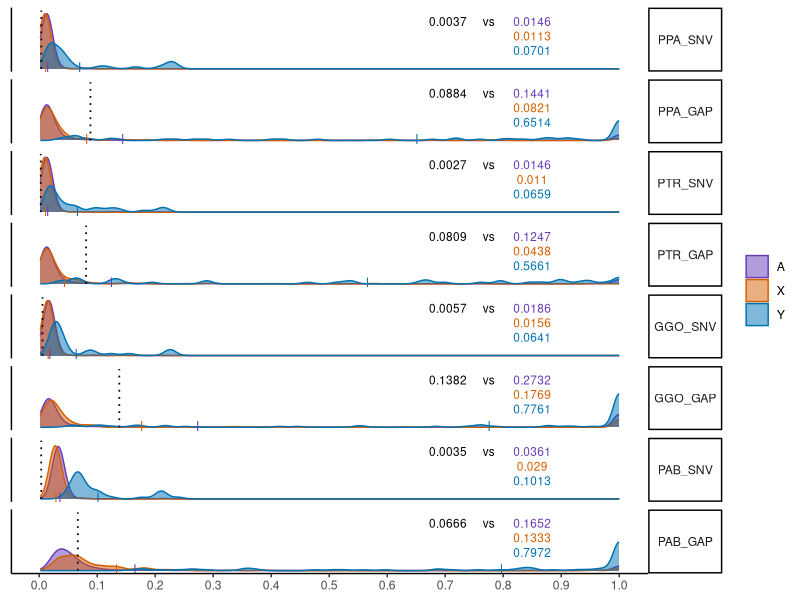

Source code (R):
library(tidyverse)
library(ggridges)
library(ggplot2)

roundMe <- function(mylist, numbers=3) {
  newlist <- rep(0, length(mylist))
    for (i in 1:length(mylist)) { 
      newlist[i] <- round(mylist[i], 4)   
    }
    return(newlist)
}

inter_df <- read.csv("interspecies_divergence.csv")
intra_df <- read.csv("intraspecies_divergence.csv")

ordered_chrs <- c("A", "X", "Y")
ordered_names <- c("PPA_SNV", "PPA_GAP", 
                   "PTR_SNV", "PTR_GAP", 
                   "GGO_SNV", "GGO_GAP", 
                   "PAB_SNV", "PAB_GAP")
n <- length(ordered_names)

inter_df$CHRGRP <- factor(inter_df$CHRGRP)
inter_df$NAME <- factor(inter_df$NAME, levels=ordered_names)

intra_df$CHRGRP <- factor(intra_df$CHRGRP)
intra_df$NAME <- factor(intra_df$NAME, levels=ordered_names)
intra_df <- intra_df[intra_df$CHRGRP == "A", ]

p <- inter_df |> 
   drop_na(DIV) |>
   ggplot() +
   geom_density(aes(DIV, color=CHRGRP, fill=CHRGRP, group=CHRGRP),
                alpha=0.5, bw=0.01) +
   facet_grid(NAME~.) +
   theme_classic() +
   scale_color_manual(values=c("#673AB7",   "#D55E00",   "#0072B2")) +
   scale_fill_manual(values=c("#673AB7",   "#D55E00",   "#0072B2")) +
   theme(text=element_text(family="Helvetica"),
         strip.text.y=element_text(angle=0),
         axis.text.y=element_blank(), 
         axis.ticks.y=element_blank(),
         plot.title=element_blank(),
         axis.title.x=element_blank(),
         axis.title.y=element_blank(),
         legend.title=element_blank(),
         )

# Add bar for interspecies divergence mean
colors <- c("#673AB7", "#D55E00", "#0072B2")
ys <- c(32.5, 22.5, 12.5)
for (i in c(1, 2, 3)) {
    chr <- levels(inter_df$CHRGRP)[i]
    color <- colors[i]
    y <- ys[i]

    inter_df_chr <- inter_df[inter_df$CHRGRP == chr, ]
    mean_df <- aggregate(DIV ~ NAME, data=inter_df_chr, FUN=mean)
    mean_df$NAME <- factor(mean_df$NAME, levels=ordered_names)

    bar_df <- data.frame(x=mean_df$DIV,
                         y=rep(1, n),
                         label=rep("|", n),
                         CHRGRP=rep(chr, n),
                         NAME=mean_df$NAME)
    p <- p + geom_text(data=bar_df, 
                       aes(x=x, y=y, group=CHRGRP, label=label), 
                       color=color,
                       size=3.5,
                       fontface="bold",
                       family="Helvetica") + facet_grid(NAME~.)

    label_df <- data.frame(x=rep(0.85, n),
                           y=rep(y, n),
                           label=roundMe(mean_df$DIV),
                           CHRGRP=rep(chr, n),
                           NAME=mean_df$NAME)
    p <- p + geom_text(data=label_df, 
                       aes(x=x, y=y, group=CHRGRP, label=label), 
                       color=color,
                       size=3,
                       #fontface="bold",
                       family="Helvetica") + facet_grid(NAME~.)
}

# Add dashed line for intraspecies divergence mean
mean_df <- aggregate(DIV ~ NAME, data=intra_df, FUN=mean)
mean_df$NAME <- factor(mean_df$NAME, levels=ordered_names)

bar_df <- data.frame(x = mean_df$DIV,
                     y = rep(0, n),
                     CHRGRP = rep("A", n),
                     NAME = mean_df$NAME)
p <- p + geom_segment(data=bar_df, 
                      aes(x=x, xend=x, y=y, yend=y+40), 
                      color = "#000000",
                      linewidth=0.6,
                      lty="dotted")

# Add written words
intra_label_df <- data.frame(x=rep(0.775, n),
                             y=rep(32.5, n),
                             #label=append("vs.", rep("", n-1)),
                             label=rep("vs", n),
                             CHRGRP = rep("A", n),
                             NAME=mean_df$NAME)
intra_mean_label_df <- data.frame(x=rep(0.705, n),
                                  y=rep(32.5, n),
                                  label=roundMe(mean_df$DIV),
                                  CHRGRP = rep("A", n),
                                  NAME=mean_df$NAME)
dfs <- list(intra_label_df, intra_mean_label_df)
for (df in dfs) {
    p <- p + geom_text(data=df, 
                       aes(x=x, y=y, group=CHRGRP, label=label), 
                       color="#000000",
                       size=3,
                       #fontface="bold",
                       family="Helvetica") + facet_grid(NAME~.)
}

p <- p + scale_x_continuous(n.breaks=11)

# No clipping
ggsave("div-by-species.pdf", height=7, width=7, dpi=300)
